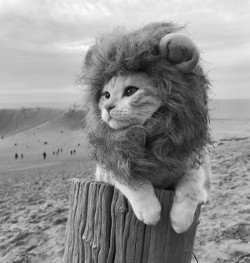
#> input picture data/simba.png, 250 x 263 px
$ jupyter execute P6_tests_traitement_image.ipynb
#> lines starting #> are read from the running program, lines starting #| are printed output that depends on the picture
[cell 1]
from PIL import Image

[cell 2]
# Charger l'image
img = Image.open("data/simba.png")
#> img is the input picture: PIL image 250x263 L; min 4, max 255, mean 144.8

# Afficher l'image chargée
img.show()

[cell 3]
# Récupérer et afficher la taille de l'image (en pixels)
w, h = img.size
#> w = 250; h = 263
print("Largeur : {} px, hauteur : {} px".format(w, h))
#| Largeur : 250 px, hauteur : 263 px

[cell 4]
# Afficher son mode de quantification
print("Format des pixels : {}".format(img.mode))
#| Format des pixels : L

# Récupérer et afficher la valeur du pixel à une position précise
px_value = img.getpixel((20,100))
#> px_value = 196
print("Valeur du pixel situé en (20,100) : {}".format(px_value))
#| Valeur du pixel situé en (20,100) : 196

[cell 5]
import numpy as np

# Récupérer les valeurs de tous les pixels sous forme d'une matrice
mat = np.array(img)
mat

[cell 6]
# Afficher la taille de la matrice de pixels
print("Taille de la matrice de pixels : {}".format(mat.shape))
#| Taille de la matrice de pixels : (263, 250)

[cell 7]
import matplotlib.pyplot as plt
import numpy as np
from PIL import Image

# Charger l'image comme matrice de pixels
img = np.array(Image.open('data/simba.png'))
img.flatten()

# Générer et afficher l'histogramme
# Pour le normaliser : argument density=True dans plt.hist
# Pour avoir l'histogramme cumulé : argument cumulative=True
plt.rcParams["figure.figsize"] = (14, 6)
n, bins, patches = plt.hist(img.flatten(), bins=range(256))
#> n = 255 values, max 601 at index 194, min 0 at index 0, mean 257.8; bins = 256 values from 0 to 255; patches = 255 items
plt.show()
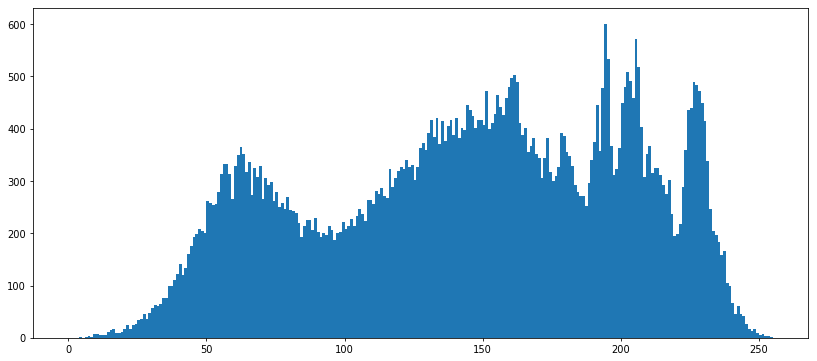
#> figure drawn by matplotlib, 1 panel; tallest bar 601 high, from x = 194 to 195


$ run again, with data/montagne.jpg saved as data/simba.png
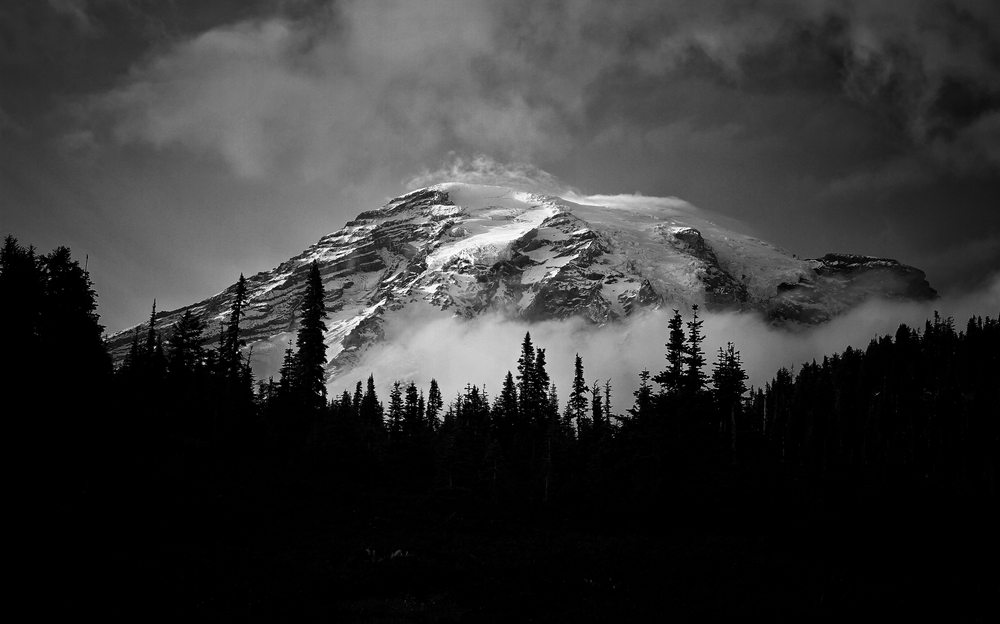
#> input picture data/montagne.jpg, 1000 x 624 px, shrunk from 5179 x 3230 before the run
#> img is the input picture: PIL image 1000x624 RGB; min 0, max 255, mean 53.8
#| Largeur : 1000 px, hauteur : 624 px
#| Format des pixels : RGB
#> px_value = (48, 48, 48)
#| Valeur du pixel situé en (20,100) : (48, 48, 48)
#| Taille de la matrice de pixels : (624, 1000, 3)
#> n = 255 values, max 557793 at index 0, min 60 at index 253, mean 7341.2; bins = 256 values from 0 to 255; patches = 255 items
#> `plt.show()`:
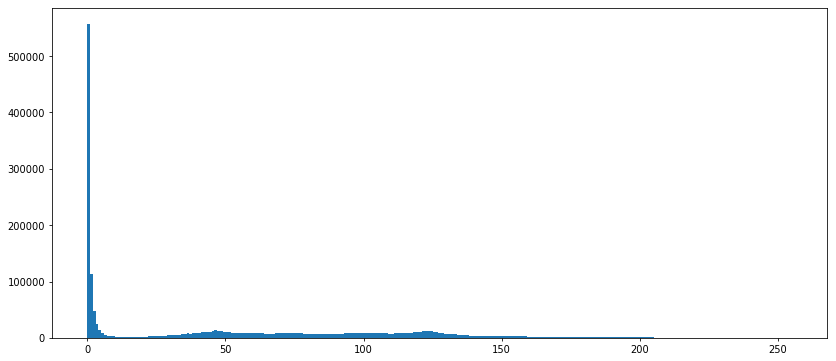
#> figure drawn by matplotlib, 1 panel; tallest bar 557793 high, from x = 0 to 1
